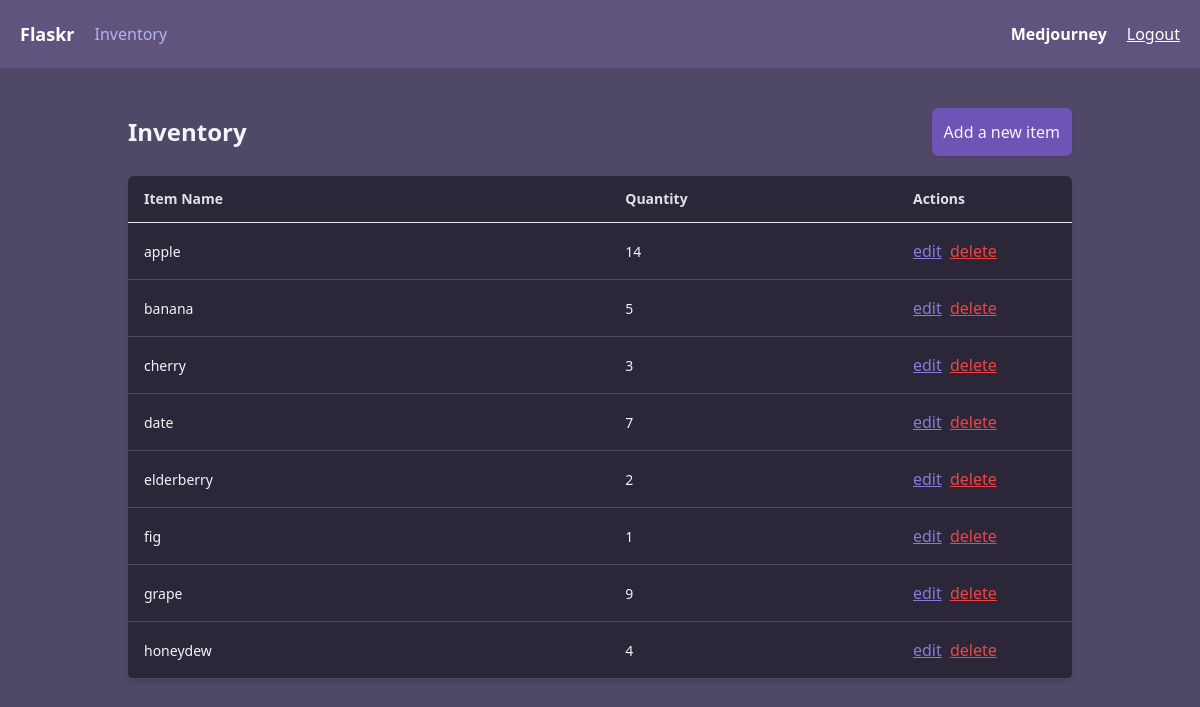
The page /inventory/ (signed in) on the database its author committed.
### tables this page shows
CREATE TABLE users (
  id INTEGER PRIMARY KEY AUTOINCREMENT,
  firstname TEXT,
  lastname TEXT,
  username TEXT NOT NULL,
  password TEXT NOT NULL
);

CREATE TABLE items (
  id INTEGER PRIMARY KEY AUTOINCREMENT,
  user_id INTEGER NOT NULL,
  item_name TEXT NOT NULL,
  item_quantity INTEGER NOT NULL,
  FOREIGN KEY (user_id) REFERENCES users (id)
);

### flaskr/inventory.py (the view)
@bp.route("/")
@auth.login_required
def index():
    db = get_db()
    items = db.execute(
        "SELECT * FROM items WHERE user_id = ?", (str(g.user["id"]))
    ).fetchall()
    return render_template("inventory/index.html", items=items)

### flaskr/auth.py (called while the page is built)
def login_required(view):
    @functools.wraps(view)
    def wrapped_view(**kwargs):
        if g.user is None:
            return redirect(url_for("auth.login"))
        return view(**kwargs)
    return wrapped_view

@bp.before_app_request
def load_logged_in_user():
    user_id = session.get("user_id")
    if user_id is None:
        g.user = None
    else:
        g.user = (
            get_db().execute("SELECT * FROM users WHERE id = ?", (user_id,)).fetchone()
        )

### flaskr/db.py (called while the page is built)
def get_db():
    if "db" not in g:
        g.db = sqlite3.connect(
            current_app.config["DATABASE"], detect_types=sqlite3.PARSE_DECLTYPES
        )
        g.db.row_factory = sqlite3.Row
    return g.db

### flaskr/templates/inventory/index.html (shortened to what this page needs)
{% extends 'base.html' %}
{% block content %}
<main class="p-10 max-w-5xl mx-auto text-steel-gray-50">
  <div class="flex flex-row items-center justify-between mb-5">
    <h1 class="text-2xl font-bold">Inventory</h1>
    <a href="{{ url_for('inventory.create') }}"
      class="p-3 rounded-md shadow bg-blue-violet-700 hover:bg-blue-violet-800">Add a new
      item</a>
  </div>
  <div class="relative flex flex-col w-full h-full bg-steel-gray-950 shadow-md rounded-md bg-clip-border">
    <table class="w-full text-left table-auto min-w-max">
      <thead>
        <tr>
          <th class="p-4 border-b">
            <p class="block font-sans text-sm antialiased font-bold leading-none opacity-90">
              Item Name
            </p>
          </th>
          <th class="py-4 border-b">
            <p class="block font-sans text-sm antialiased font-bold leading-none opacity-90">
              Quantity
            </p>
          </th>
          <th class="border-b w-40">
            <p class="block font-sans text-sm antialiased font-bold leading-none opacity-90">
              Actions
            </p>
          </th>
        </tr>
      </thead>
      <tbody>
        {% for item in items %}
        <tr class="border-b border-steel-gray-900">
          <td class="p-4">
            <p class="block font-sans text-sm antialiased font-normal leading-normal">
              {{ item.item_name }}
            </p>
          </td>
          <td class="py-4">
            <p class="block font-sans text-sm antialiased font-normal leading-normal">
              {{ item.item_quantity }}
            </p>
          </td>
          <td class="py-4 space-x-1">
            <a href="{{ url_for('inventory.view', id=item.id) }}">
              <span class="text-blue-violet-500 underline">edit</span>
            </a>
            <span id="delete-item" data-item-id="{{ item.id }}"
              class="text-red-500 underline cursor-pointer">delete</span>
          </td>
        </tr>
        {% endfor %}
      </tbody>
    </table>
  </div>
</main>
{% endblock %}

### flaskr/templates/base.html (shortened to what this page needs)
<!DOCTYPE html>
<html lang="en">
<head>
  <link rel="stylesheet" href="{{ url_for('static', filename='css/output.css') }}">
</head>
<nav class="flex items-center justify-between p-5 bg-steel-gray-800 text-white">
  <div class="flex items-center space-x-5">
    <div class="flex items-center space-x-5">
      <a href="{{ url_for('index') }}" class="font-bold text-lg text-steel
      -gray-50">Flaskr</a>
      {% if g.user %}
      <a href="{{ url_for('inventory.index') }}" class="text-blue-violet-300 hover:underline">Inventory</a>
      {% endif %}
    </div>
  </div>
  {% if g.user %}
  <div class="flex items-center space-x-5">
    <span class="font-bold">{{ g.user['username'] }}</span>
    <a href="{{ url_for('auth.logout') }}" class="underline text-steel
      -gray-50">Logout</a>
  </div>
  {% endif %}
</nav>
<body class="bg-steel-gray-900">
  {% block content %}{% endblock %}
</body>
</html>

### rows shown on the page
users: user.username "Medjourney"
items: item_name "apple", item_quantity "14"
items: item_name "banana", item_quantity "5"
items: item_name "cherry", item_quantity "3"
items: item_name "date", item_quantity "7"
items: item_name "elderberry", item_quantity "2"
items: item_name "fig", item_quantity "1"
items: item_name "grape", item_quantity "9"
items: item_name "honeydew", item_quantity "4"
